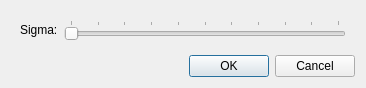
<?xml version="1.0" encoding="UTF-8"?>
<ui version="4.0">
 <class>linearFilterDialog</class>
 <widget class="QDialog" name="linearFilterDialog">
  <property name="geometry">
   <rect>
    <x>0</x>
    <y>0</y>
    <width>366</width>
    <height>86</height>
   </rect>
  </property>
  <property name="windowTitle">
   <string>Add linear filter</string>
  </property>
  <layout class="QVBoxLayout" name="verticalLayout">
   <item>
    <widget class="QWidget" name="widget" native="true">
     <layout class="QFormLayout" name="formLayout">
      <item row="0" column="0">
       <widget class="QLabel" name="label">
        <property name="text">
         <string>Sigma:</string>
        </property>
       </widget>
      </item>
      <item row="0" column="1">
       <widget class="QSlider" name="sigmaSlider">
        <property name="maximum">
         <number>10</number>
        </property>
        <property name="pageStep">
         <number>1</number>
        </property>
        <property name="orientation">
         <enum>Qt::Horizontal</enum>
        </property>
        <property name="tickPosition">
         <enum>QSlider::TicksAbove</enum>
        </property>
        <property name="tickInterval">
         <number>1</number>
        </property>
       </widget>
      </item>
     </layout>
    </widget>
   </item>
   <item>
    <widget class="QDialogButtonBox" name="buttonBox">
     <property name="orientation">
      <enum>Qt::Horizontal</enum>
     </property>
     <property name="standardButtons">
      <set>QDialogButtonBox::Cancel|QDialogButtonBox::Ok</set>
     </property>
    </widget>
   </item>
  </layout>
 </widget>
 <resources/>
 <connections>
  <connection>
   <sender>buttonBox</sender>
   <signal>accepted()</signal>
   <receiver>linearFilterDialog</receiver>
   <slot>accept()</slot>
   <hints>
    <hint type="sourcelabel">
     <x>248</x>
     <y>254</y>
    </hint>
    <hint type="destinationlabel">
     <x>157</x>
     <y>274</y>
    </hint>
   </hints>
  </connection>
  <connection>
   <sender>buttonBox</sender>
   <signal>rejected()</signal>
   <receiver>linearFilterDialog</receiver>
   <slot>reject()</slot>
   <hints>
    <hint type="sourcelabel">
     <x>316</x>
     <y>260</y>
    </hint>
    <hint type="destinationlabel">
     <x>286</x>
     <y>274</y>
    </hint>
   </hints>
  </connection>
 </connections>
</ui>
